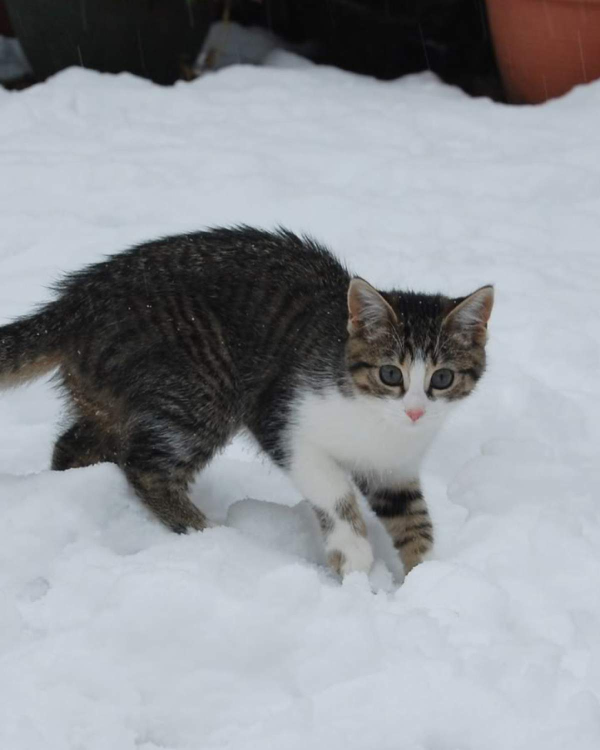
#> input picture PZ_2/TASK_2/templates/kitten.jfif, 1200 x 1500 px (shown at 1/2 size)
$ python main.py
#> lines starting #> are read from the running program, lines starting #| are printed output that depends on the picture; after the words box and inside, x2 and y2 are one past the last pixel; in counts of white or black regions, pixels touching at a corner belong together
import cv2
import random
import numpy as np
import matplotlib.pyplot as plt


def read_image():
    return cv2.imread('templates/kitten.jfif')
#> returned value is the input picture: shape (1500, 1200, 3); mean B, G, R 156.2, 150.5, 147.1
#> `image_HSV = cv2.cvtColor(image, cv2.COLOR_RGB2HSV)`: image_HSV: shape (1500, 1200, 3); mean H, S, V 83.7, 22.7, 158.4


def add_noise(img, noise_type='gaussian', mean=0, sigma=25,):
#> called with noise_type = 'gaussian', mean = 0, sigma = 25
    if noise_type == 'gaussian':
        row, col, ch = img.shape
#> row = 1500; col = 1200; ch = 3
        gauss = np.random.normal(mean, sigma, (row, col, ch))
        noisy = np.clip(img + gauss, 0, 255)
        return noisy.astype(np.uint8)


def gauss_filter(img_noised, apert):
#> called with apert = (5, 5)
    return cv2.GaussianBlur(img_noised, apert, 0)


def filter_canny(img):
    return cv2.Canny(img, 100, 200, L2gradient=False)
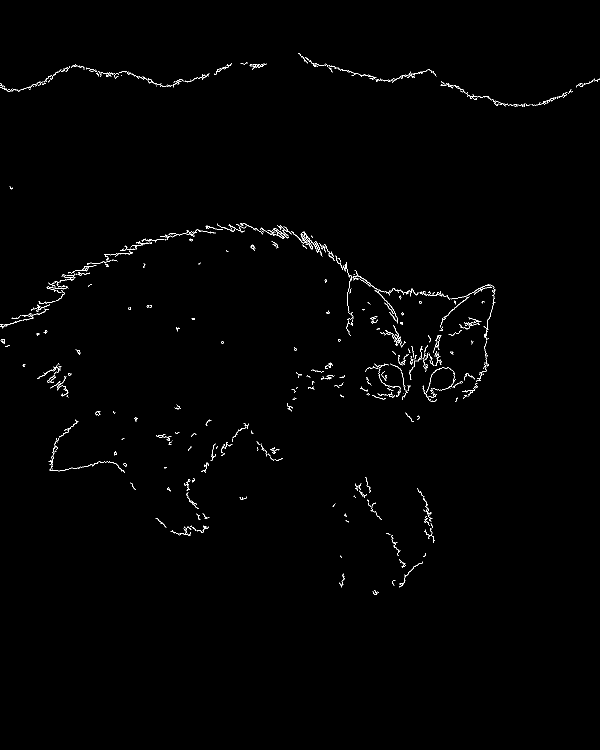
#> returned value: shape (1500, 1200) (shown at 1/2 size); 0.68% white in thin lines or dots, all inside (x1, y1, x2, y2) = (0, 107, 1200, 1190)


def calcAndDrawHist(img_hsv):
    h, s, v = img_hsv[:, :, 0], img_hsv[:, :, 1], img_hsv[:, :, 2]
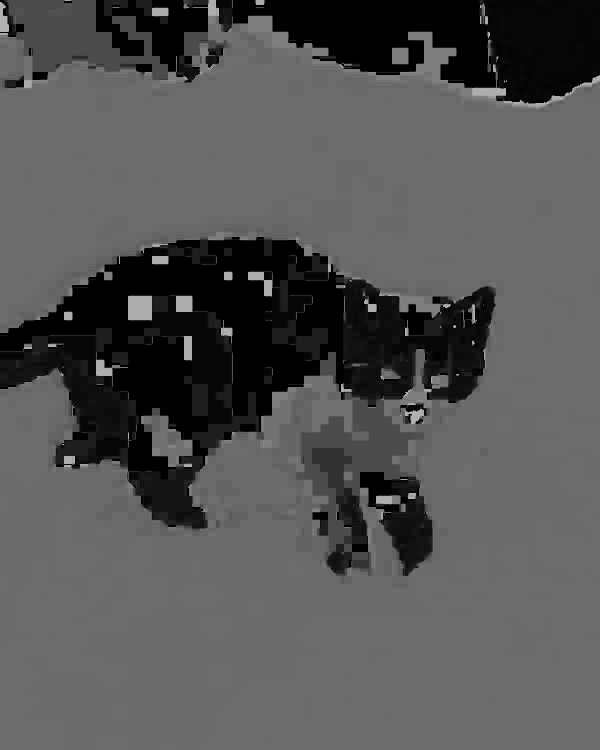
#> h: shape (1500, 1200) (shown at 1/2 size); min 0, max 179, mean 83.7
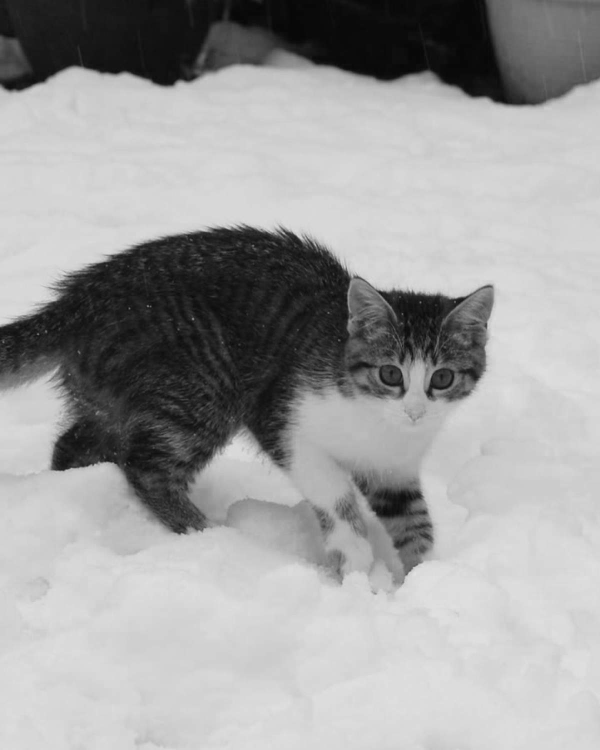
#> v: shape (1500, 1200) (shown at 1/2 size); min 3, max 226, mean 158.4
    hist_h = cv2.calcHist([h], [0], None, [256], [0, 256])
#> hist_h = 256 values, max 753421 at index 108, min 0 at index 31, mean 7031.2
    hist_s = cv2.calcHist([s], [0], None, [256], [0, 256])
#> hist_s = 256 values, max 473967 at index 20, min 0 at index 1, mean 7031.2
    hist_v = cv2.calcHist([v], [0], None, [256], [0, 256])
#> hist_v = 256 values, max 99912 at index 215, min 0 at index 0, mean 7031.2
    plt.plot(hist_h, color='r', label="h")
    plt.plot(hist_s, color='g', label="s")
    plt.plot(hist_v, color='b', label="v")
    plt.legend()
    plt.show()
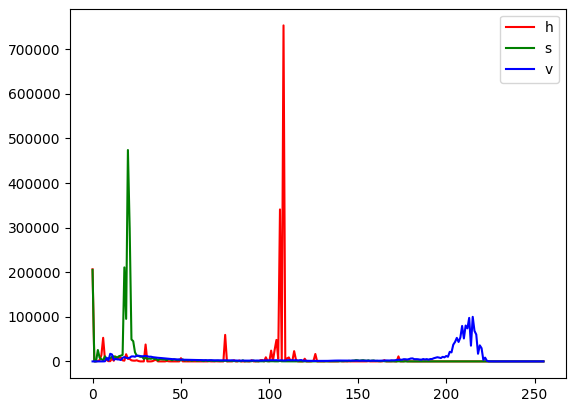
#> figure drawn by matplotlib, 1 panel; curve peaks at x = 108, y = 753421; curve peaks at x = 20, y = 473967; curve peaks at x = 215, y = 99912


def showing(img, img_noised, img_gauss, img_canny, img_SuperBlured, img_final):
    plt.figure(figsize=(12, 12))
    plt.subplot(231), plt.imshow(img, cmap='gray'), plt.title('Original')
    plt.subplot(232), plt.imshow(img_noised, cmap='gray'), plt.title('Gaussian Noise')
    plt.subplot(233), plt.imshow(img_gauss), plt.title('Gaussian Blur')
    plt.subplot(234), plt.imshow(img_canny, cmap='gray'), plt.title('Canny')
    plt.subplot(235), plt.imshow(img_SuperBlured), plt.title('Gaussian SuperBlur')
    plt.subplot(236), plt.imshow(img_final), plt.title('Final result')
    plt.show()


if __name__ == "__main__":

    image = read_image()
    image = cv2.cvtColor(image, cv2.COLOR_BGR2RGB)
    image_HSV = cv2.cvtColor(image, cv2.COLOR_RGB2HSV)

    image_noised = add_noise(image)
    image_gauss = gauss_filter(image_noised, apert=(5, 5))

    image_canny = filter_canny(image_gauss)
    calcAndDrawHist(image_HSV)
    image_cat = cv2.inRange(image_HSV, np.array((100, 10, 200), np.uint8), np.array((110, 30, 220), np.uint8))
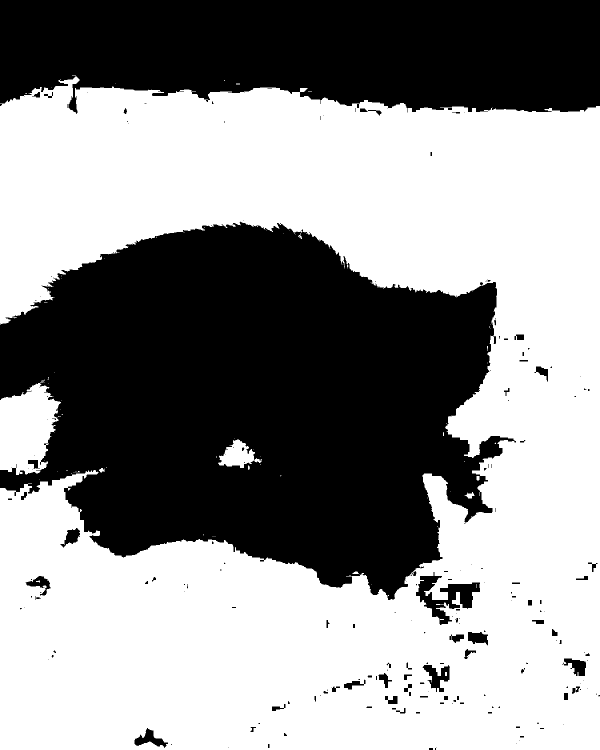
#> image_cat: shape (1500, 1200) (shown at 1/2 size); 56.8% white; 216 black regions (132 under 20 px), largest, box (x1, y1, x2, y2) and area: (0, 443, 1032, 1200) 522263, (0, 0, 1200, 228) 237731, (832, 1144, 960, 1250) 5143
    cv2.imshow('hsv_cat', image_cat)
    cv2.waitKey()
    cv2.destroyAllWindows()

    image_SuperBlured = gauss_filter(image_noised, apert=(49, 49))
    image_final = cv2.subtract(image_noised, image_SuperBlured)

    showing(image, image_noised, image_gauss, image_canny, image_SuperBlured, image_final)

    cap = cv2.VideoCapture(0)

    while (True):
        ret, frame = cap.read()
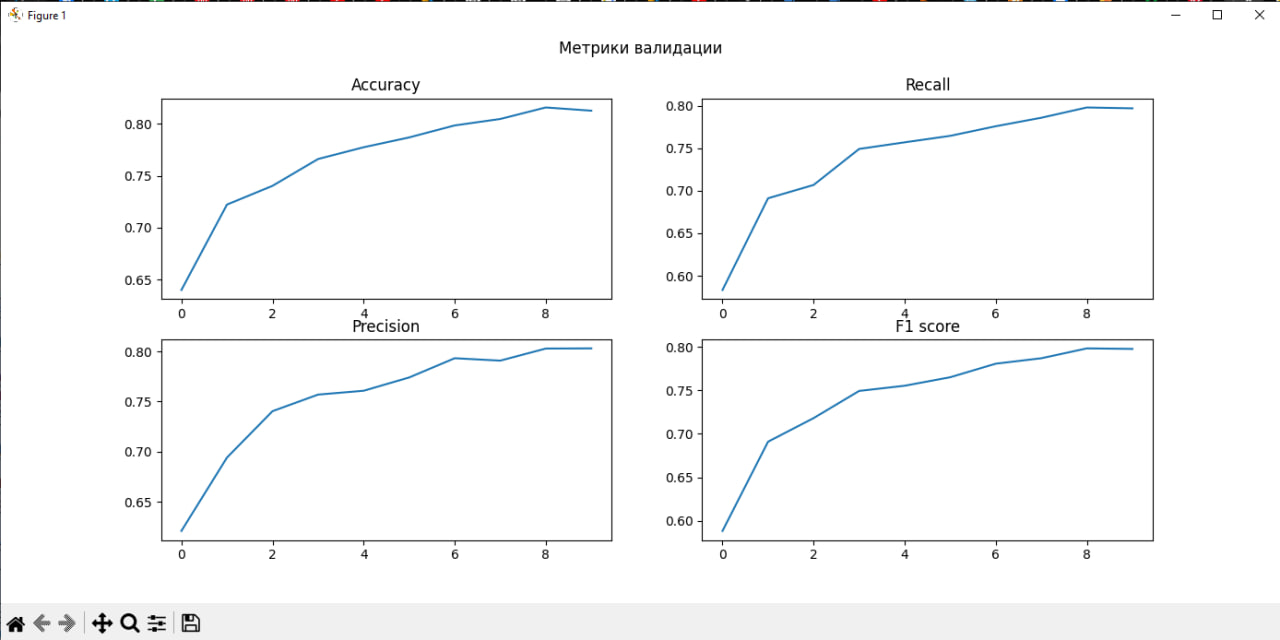
#> input picture PZ_4/examples/Результат обучения.jpg, 1280 x 640 px, given in place of the camera
#> frame is the input picture: shape (640, 1280, 3); mean B, G, R 249.9, 249.7, 249.3
        frame_noised = add_noise(frame)

        frame_SuperBlured = gauss_filter(frame_noised, apert=(49, 49))
        frame_final = cv2.subtract(frame_noised, frame_SuperBlured)
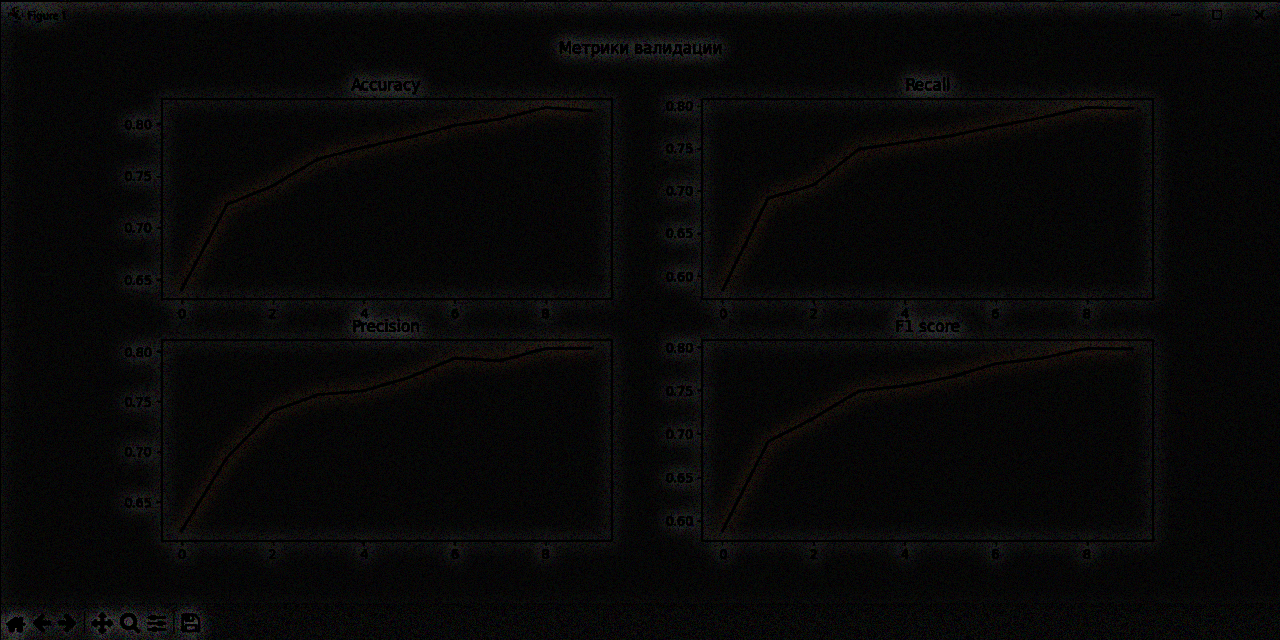
#> frame_final: shape (640, 1280, 3); mean B, G, R 7.9, 8.1, 8.3
        cv2.imshow('Video', frame_final)

        if cv2.waitKey(1) & 0xFF == ord('q'):
#> (key q is pressed here)
            break

    cap.release()
    cv2.destroyAllWindows()
